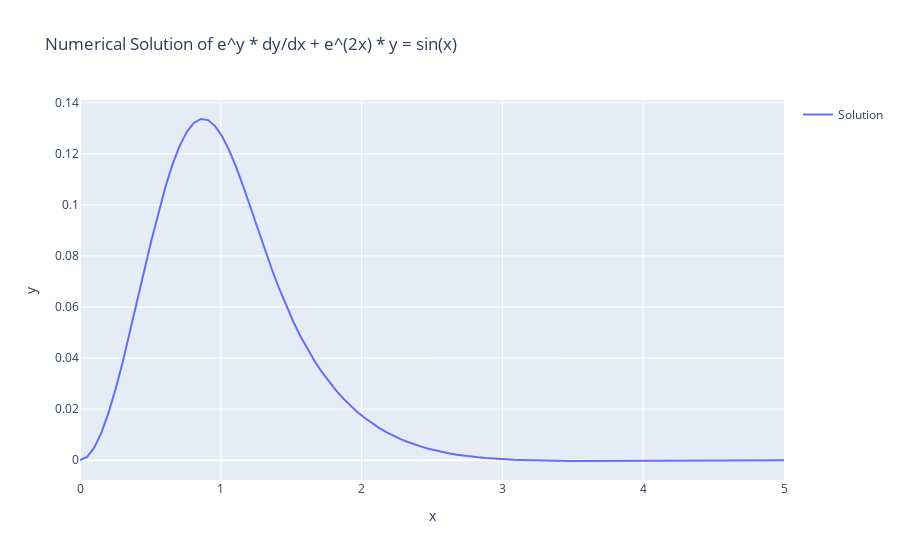

Source (notebook cell):
### Code cell
fig = go.Figure()

fig.add_trace(go.Scatter(x=x, y=y[:, 0], mode='lines', name='Solution'))

fig.update_layout(
    title='Numerical Solution of e^y * dy/dx + e^(2x) * y = sin(x)',
    xaxis_title='x',
    yaxis_title='y',
    showlegend=True,
)

fig.show()
